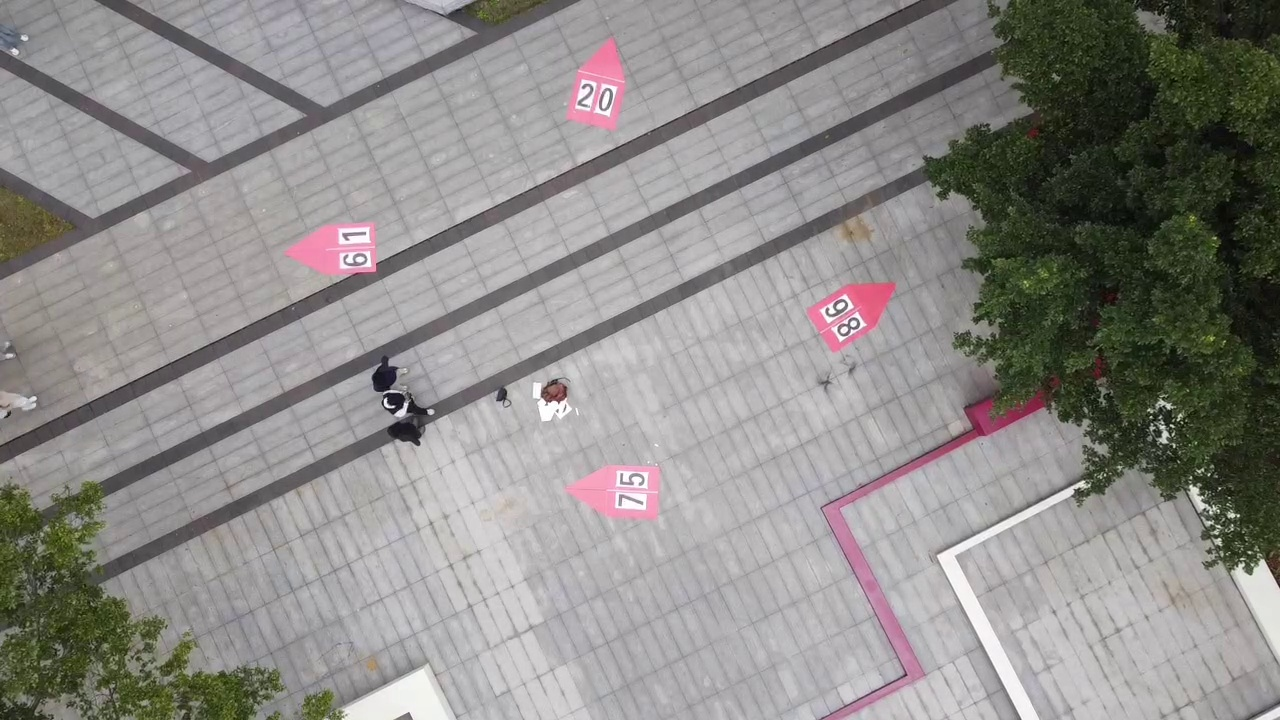
#> input picture datasets/images/train/107.jpg, 1280 x 720 px
$ python -i capture_images.py   (imports and definitions only)
#> lines starting #> are read from the running program, lines starting #| are printed output that depends on the picture; after the words box and inside, x2 and y2 are one past the last pixel; in counts of white or black regions, pixels touching at a corner belong together
#> further down, picture is the input picture: shape (720, 1280, 3); mean B, G, R 136.7, 139.4, 141.4
import cv2
import numpy as np
import os

# 替换为你的 RTSP 地址
rtsp_url = "rtsp://192.168.144.25:8554/main.264"

def detect_and_mark_red(frame):
    """
    在给定的图像frame中识别红色区域，并用矩形框标记所有红色块。
    返回标记后的图像。
    """

    # 将BGR图像转换为HSV
    hsv = cv2.cvtColor(frame, cv2.COLOR_BGR2HSV)
#> hsv: shape (720, 1280, 3); mean H, S, V 105.1, 26.7, 143.4

    # 定义红色的HSV范围（示例：分两段）
    # 低色调红
    lower_red1 = np.array([0, 120, 70])
    upper_red1 = np.array([10, 255, 255])
    # 高色调红
    lower_red2 = np.array([170, 120, 70])
    upper_red2 = np.array([180, 255, 255])

    # 生成掩膜
    mask1 = cv2.inRange(hsv, lower_red1, upper_red1)
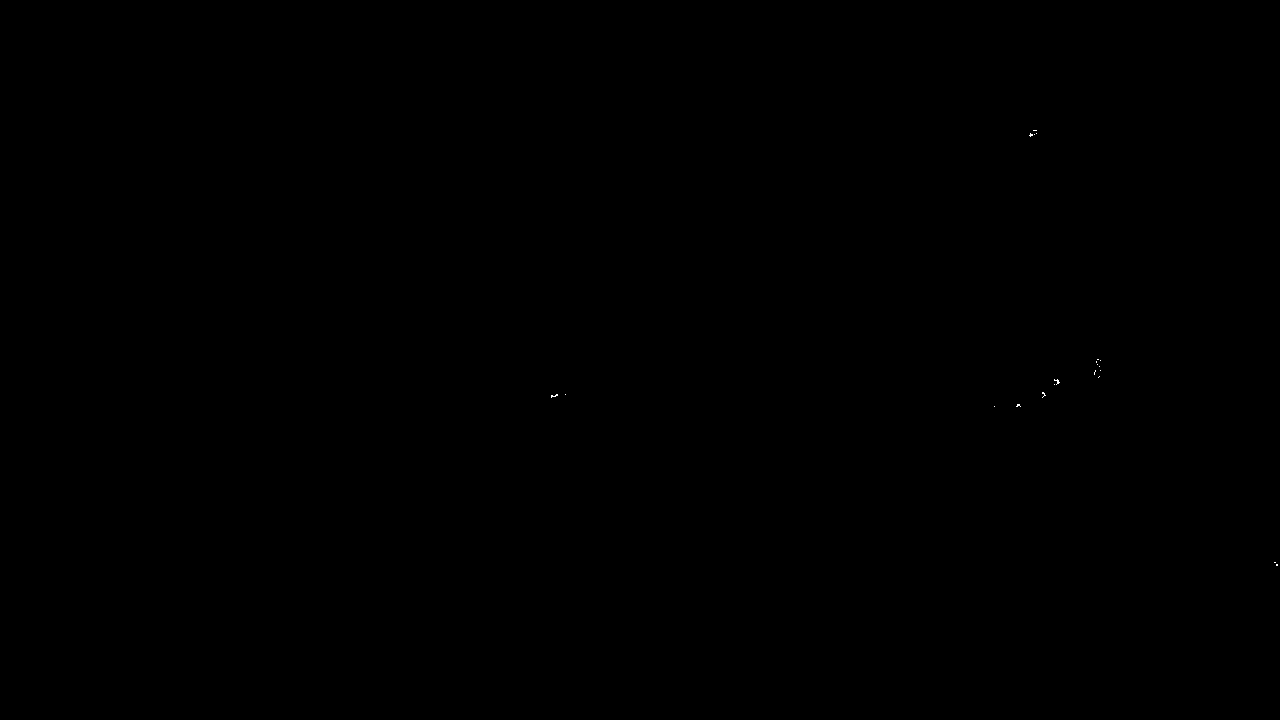
#> mask1: shape (720, 1280); 0.01% white in thin lines or dots, all inside (x1, y1, x2, y2) = (551, 130, 1278, 566)
    mask2 = cv2.inRange(hsv, lower_red2, upper_red2)
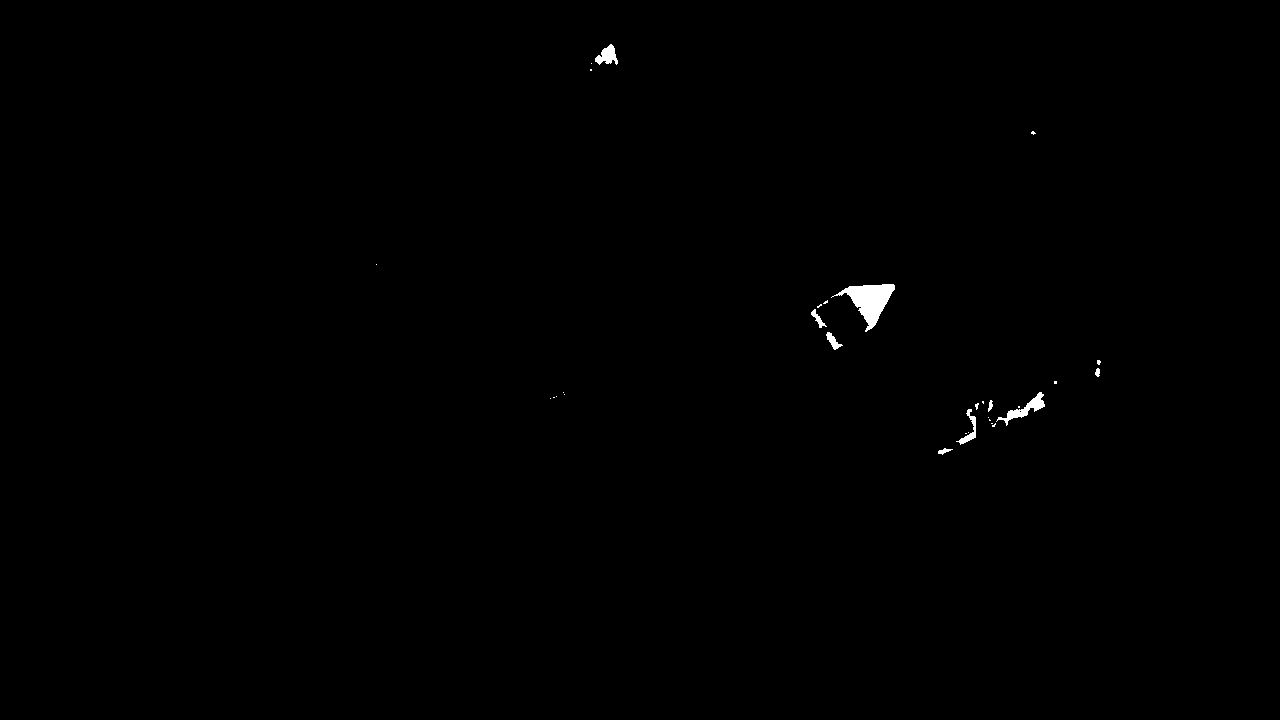
#> mask2: shape (720, 1280); 0.28% white; 31 white regions (22 under 20 px), largest, box (x1, y1, x2, y2) and area: (831, 284, 895, 332) 1268, (996, 392, 1045, 426) 418, (595, 44, 618, 65) 274
    mask = mask1 + mask2
#> mask: shape (720, 1280); 0.29% white; 33 white regions (21 under 20 px), largest, box (x1, y1, x2, y2) and area: (831, 284, 895, 332) 1268, (996, 392, 1046, 426) 428, (595, 44, 618, 65) 274

    # 一些形态学操作，去除噪点或填充空洞（可根据需要调整）
    kernel = np.ones((3, 3), np.uint8)
    mask = cv2.morphologyEx(mask, cv2.MORPH_OPEN, kernel, iterations=1)
#> mask: shape (720, 1280); 0.27% white; 17 white regions (6 under 20 px), largest, box (x1, y1, x2, y2) and area: (839, 284, 895, 330) 1246, (1004, 392, 1045, 423) 397, (595, 45, 618, 64) 266
    mask = cv2.morphologyEx(mask, cv2.MORPH_CLOSE, kernel, iterations=1)
#> mask: shape (720, 1280); 0.27% white; 14 white regions (4 under 20 px)

    # 查找轮廓
    contours, _ = cv2.findContours(mask, cv2.RETR_EXTERNAL, cv2.CHAIN_APPROX_SIMPLE)
#> contours = 14 contours, 6 with area under 20; largest, box (x1, y1, x2, y2) and area: (839, 284, 895, 330) 1172, (998, 392, 1045, 423) 357, (595, 45, 618, 64) 234, (959, 409, 976, 444) 146, (827, 332, 841, 349) 94, (811, 310, 825, 328) 70, (938, 449, 949, 454) 28, (1094, 369, 1100, 376) 24

    # 在原图上绘制矩形框
    for cnt in contours:
        x, y, w, h = cv2.boundingRect(cnt)
        # 过滤掉太小的区域，避免噪点
        if w < 5 or h < 5:
            continue
        cv2.rectangle(frame, (x, y), (x + w, y + h), (0, 0, 255), 2)
#> this loop made 14 passes
#> (x, y, w, h) on passes 1, 2, 5, 6, 8, 9, 10, 11: (938, 449, 11, 5), (959, 409, 17, 35), (989, 402, 4, 7), (998, 392, 47, 31), (1094, 369, 6, 7), (1097, 360, 4, 5), (827, 332, 14, 17), (811, 310, 14, 18)
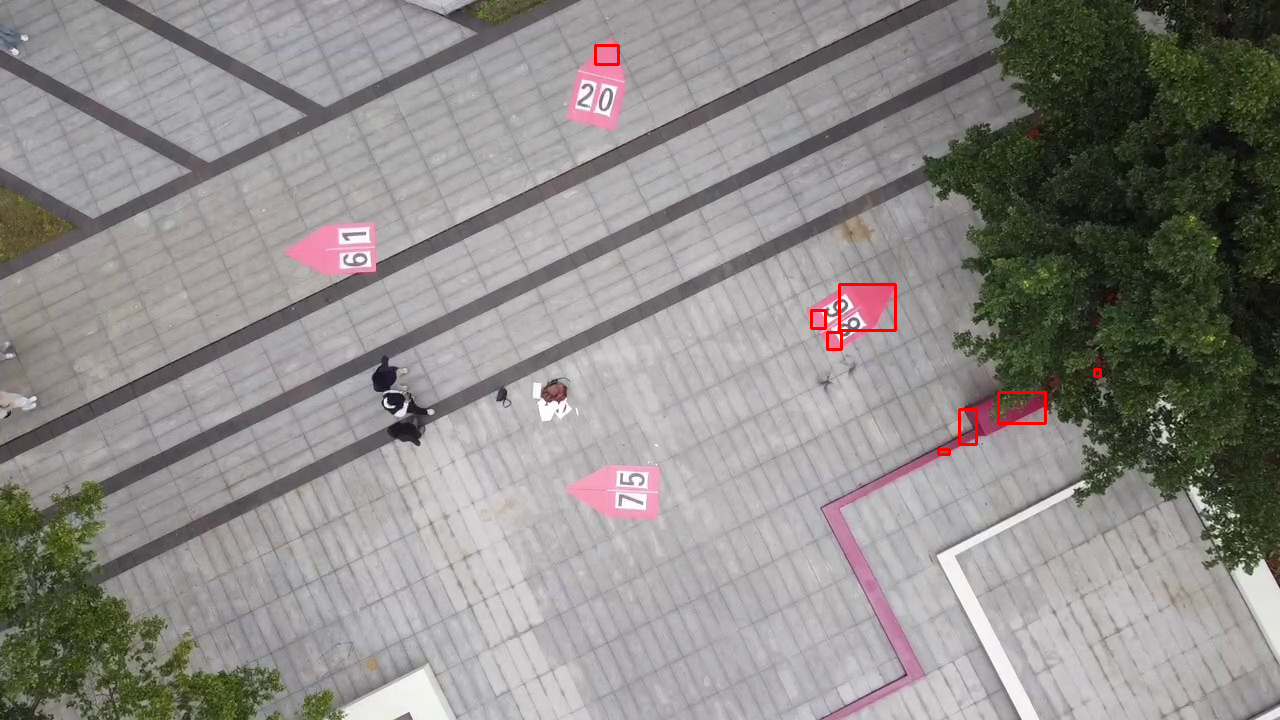
#> frame: shape (720, 1280, 3); 0.23% of pixels changed, all inside (x1, y1, x2, y2) = (594, 44, 1102, 456)

    return frame

# [60 lines left out: function main, not called in this run]

# [2 lines not run here, left out]

>>> import cv2
>>> picture = cv2.imread('../../datasets/images/train/107.jpg')
>>> result = detect_and_mark_red(picture)
